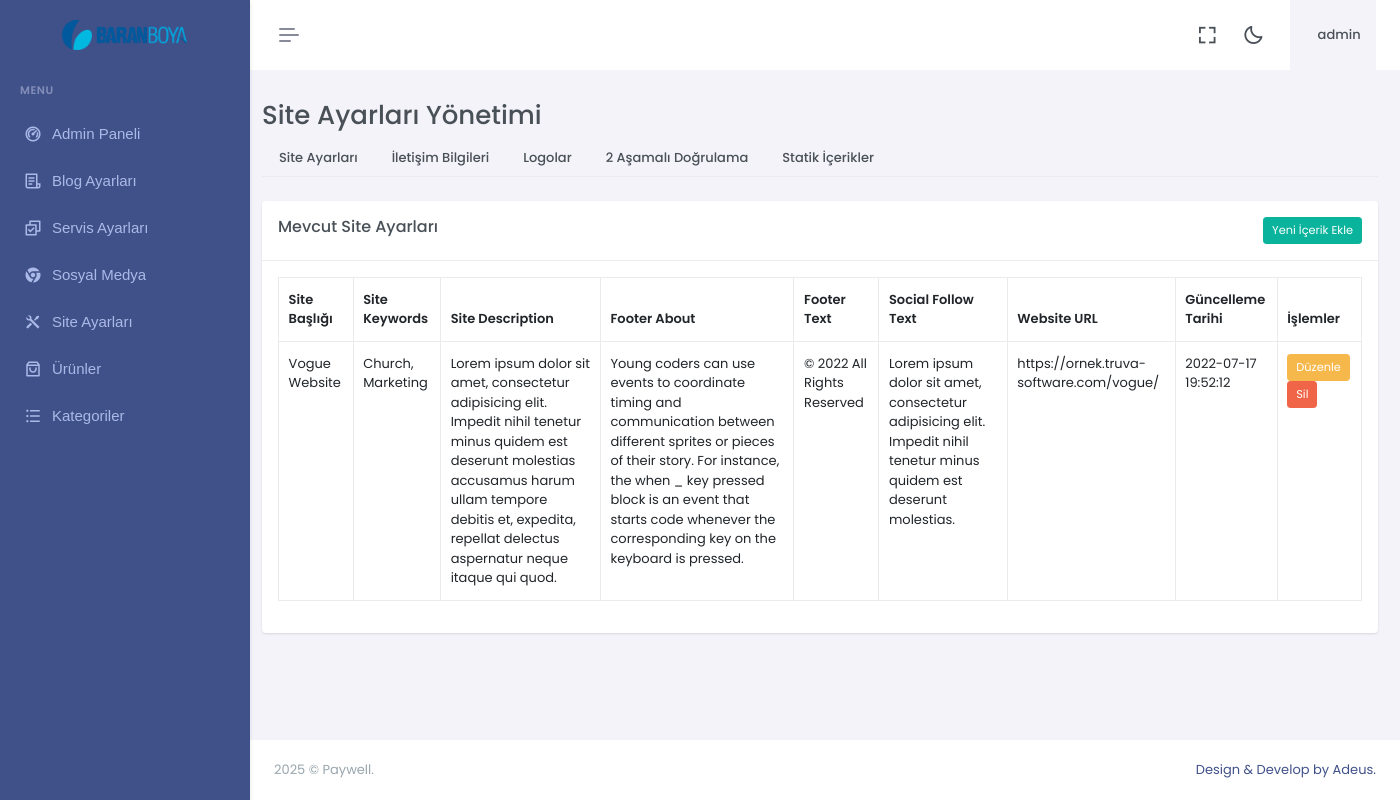
Before: /dashboard/sitesettings.php?action=site_config (signed in) with the older database file.
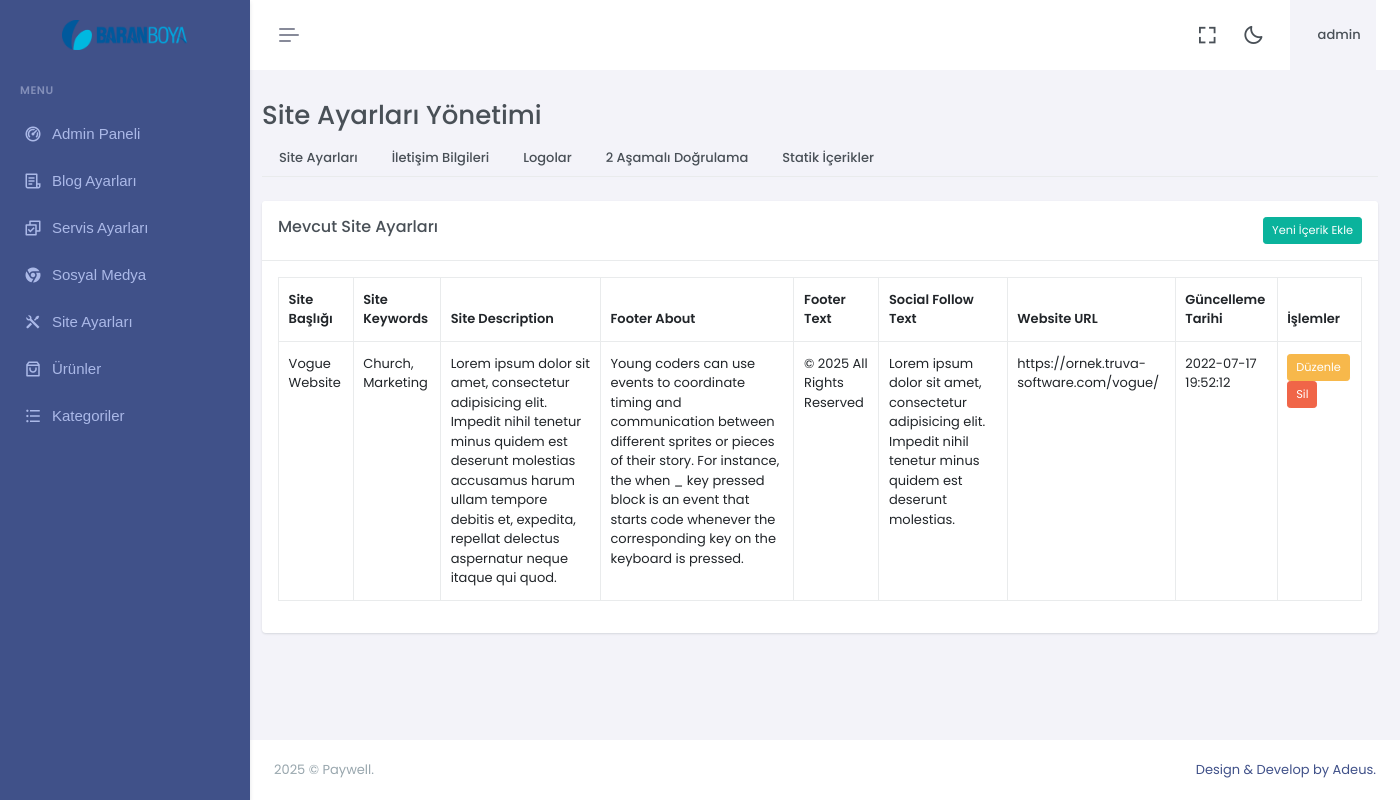
After: the same page with the newer database file.
### tables this page shows
CREATE TABLE `logo` (
  `id` int(11) NOT NULL,
  `logo` varchar(1000) NOT NULL,
  `updated_at` timestamp NOT NULL DEFAULT current_timestamp() ON UPDATE current_timestamp()
);

CREATE TABLE IF NOT EXISTS `siteconfig` (
  `id` int(11) NOT NULL,
  `site_keyword` varchar(1000) NOT NULL,
  `site_desc` varchar(500) NOT NULL,
  `site_title` varchar(300) NOT NULL,
  `site_about` varchar(1000) NOT NULL,
  `site_footer` varchar(1000) NOT NULL,
  `follow_text` varchar(1000) NOT NULL,
  `site_url` varchar(50) NOT NULL,
  `updated_at` timestamp NOT NULL DEFAULT current_timestamp() ON UPDATE current_timestamp()
);

### dashboard/sitesettings.php (the view, shortened to what this page needs)
<?php
include "header.php";
include "sidebar.php";
include "../z_db.php";
$action = isset($_GET['action']) ? $_GET['action'] : '';
$siteconfig = [];
$siteconfig_query = "SELECT * FROM siteconfig WHERE id = 1";
$siteconfig_result = mysqli_query($con, $siteconfig_query);
if ($siteconfig_result && mysqli_num_rows($siteconfig_result) > 0) {
    $siteconfig = mysqli_fetch_assoc($siteconfig_result);
}
?>
<div id="container-sitesettings"class="container mt-5">
    <h2 style="margin-top: 100px;">Site Ayarları Yönetimi</h2>
    <ul class="nav nav-tabs">
        <li class="nav-item">
            <a class="nav-link <?php echo ($action == 'edit_siteconfig') ? 'active' : ''; ?>" href="sitesettings.php?action=site_config">Site Ayarları</a>
        </li>
        <li class="nav-item">
            <a class="nav-link <?php echo ($action == 'edit_sitecontact') ? 'active' : ''; ?>" href="sitesettings.php?action=sitecontact">İletişim Bilgileri</a>
        </li>
        <li class="nav-item">
            <a class="nav-link <?php echo ($action == 'edit_logo') ? 'active' : ''; ?>" href="sitesettings.php?action=edit_logo">Logolar</a>
        </li>
        <li class="nav-item">
            <a class="nav-link <?php echo ($action == 'setup_2fa.php') ? 'active' : ''; ?>" href="sitesettings.php?action=setup_2fa.php">2 Aşamalı Doğrulama</a>
        </li>
        <li class="nav-item">
            <a class="nav-link <?php echo ($action == 'edit_static' || $action == 'add_static') ? 'active' : ''; ?>" href="sitesettings.php?action=edit_static">Statik İçerikler</a>
        </li>
    </ul>
    <div class="mt-4">
        <?php
        switch ($action) {
            ?>
            <?php
            case 'site_config':
            ?>
            <div class="card mt-4">
                <div class="card-header d-flex justify-content-between align-items-center">
                    <h5 class="card-title">Mevcut Site Ayarları</h5>
                    <a href="sitesettings.php?action=add_siteconfig" class="btn btn-sm btn-success">Yeni İçerik Ekle</a>
                </div>
                <div class="card-body">
                    <table class="table table-bordered">
                        <thead>
                            <tr>
                                <th>Site Başlığı</th>
                                <th>Site Keywords</th>
                                <th>Site Description</th>
                                <th>Footer About</th>
                                <th>Footer Text</th>
                                <th>Social Follow Text</th>
                                <th>Website URL</th>
                                <th>Güncelleme Tarihi</th>
                                <th>İşlemler</th>
                            </tr>
                        </thead>
                        <tbody>
                            <tr>
                                <td><?php echo htmlspecialchars($siteconfig['site_title'], ENT_QUOTES, 'UTF-8'); ?></td>
                                <td><?php echo htmlspecialchars($siteconfig['site_keyword'], ENT_QUOTES, 'UTF-8'); ?></td>
                                <td><?php echo htmlspecialchars($siteconfig['site_desc'], ENT_QUOTES, 'UTF-8'); ?></td>
                                <td><?php echo htmlspecialchars($siteconfig['site_about'], ENT_QUOTES, 'UTF-8'); ?></td>
                                <td><?php echo htmlspecialchars($siteconfig['site_footer'], ENT_QUOTES, 'UTF-8'); ?></td>
                                <td><?php echo htmlspecialchars($siteconfig['follow_text'], ENT_QUOTES, 'UTF-8'); ?></td>
                                <td><?php echo htmlspecialchars($siteconfig['site_url'], ENT_QUOTES, 'UTF-8'); ?></td>
                                <td><?php echo htmlspecialchars($siteconfig['updated_at'], ENT_QUOTES, 'UTF-8'); ?></td>
                                <td>
                                    <a href="sitesettings.php?action=edit_siteconfig" class="btn btn-sm btn-warning">Düzenle</a>
                                    <form action="sitesettings.php?action=delete_siteconfig" method="post" style="display:inline;">
                                        <button type="submit" class="btn btn-sm btn-danger" onclick="return confirm('Site ayarlarını silmek istediğinize emin misiniz?');">Sil</button>
                                    </form>
                                </td>
                            </tr>
                        </tbody>
                    </table>
                </div>
            </div>
            <?php
            break;
                    ?>
                <?php
        }
        ?>
    </div>
</div>
<?php include "footer.php"; ?>
</body>
</html>

### dashboard/header.php (shortened to what this page needs)
<?php
if (isset($_SESSION['username'])) {
 $username = $_SESSION['username'];
}
 else {
    print "
				<script language='javascript'>
					window.location = 'login.php';
				</script>
			";
}
?>
<!doctype html>
<html lang="en" data-layout="vertical" data-topbar="light" data-sidebar="dark" data-sidebar-size="lg" data-sidebar-image="none">
<head>
    <link href="assets/libs/jsvectormap/css/jsvectormap.min.css" rel="stylesheet" type="text/css" />
    <link href="assets/libs/swiper/swiper-bundle.min.css" rel="stylesheet" type="text/css" />
    <link href="assets/css/bootstrap.min.css" rel="stylesheet" type="text/css" />
    <link href="assets/css/icons.min.css" rel="stylesheet" type="text/css" />
    <link href="assets/css/app.min.css" rel="stylesheet" type="text/css" />
    <link href="assets/css/custom.min.css" rel="stylesheet" />
</head>
<body>
    <div id="layout-wrapper">
        <header id="page-topbar">
    <div class="layout-width">
        <div class="navbar-header">
            <div class="d-flex">
                <button type="button" class="btn btn-sm px-3 fs-16 header-item vertical-menu-btn topnav-hamburger"
                    id="topnav-hamburger-icon">
                    <span class="hamburger-icon">
                        <span></span>
                        <span></span>
                        <span></span>
                    </span>
                </button>
            </div>
            <div class="d-flex align-items-center">
                <div class="ms-1 header-item d-none d-sm-flex">
                    <button type="button" class="btn btn-icon btn-topbar btn-ghost-secondary rounded-circle"
                        data-toggle="fullscreen">
                        <i class='bx bx-fullscreen fs-22'></i>
                    </button>
                </div>
                <div class="ms-1 header-item d-none d-sm-flex">
                    <button type="button"
                        class="btn btn-icon btn-topbar btn-ghost-secondary rounded-circle light-dark-mode">
                        <i class='bx bx-moon fs-22'></i>
                    </button>
                </div>
                <div class="dropdown ms-sm-3 header-item topbar-user">
                    <button type="button" class="btn" id="page-header-user-dropdown" data-bs-toggle="dropdown"
                        aria-haspopup="true" aria-expanded="false">
                        <span class="d-flex align-items-center">
                            <span class="text-start ms-xl-2">
                                <span class="d-none d-xl-inline-block ms-1 fw-medium user-name-text"><?php print $username;?></span>
                            </span>
                        </span>
                    </button>
                </div>
            </div>
        </div>
    </div>
</header>

### dashboard/sidebar.php (shortened to what this page needs)
<?php
include"../z_db.php";
?>
<div class="app-menu navbar-menu">
  <div class="navbar-brand-box">
<?php
    $rr=mysqli_query($con,"SELECT logo FROM logo");
$r = mysqli_fetch_row($rr);
$ufile = $r[0];
?>
    <a href="home" class="logo logo-light">
      <span class="logo-lg">
        <img src="../assets/img/logo/<?php print $ufile?>" alt="" height="30">
      </span>
    </a>
  </div>
  <div id="scrollbar">
    <div class="container-fluid">
      <ul class="navbar-nav" id="navbar-nav">
        <li class="menu-title"><span data-key="t-menu">Menu</span></li>
        <li class="nav-item">
                <a href="dashboard" class="nav-link" data-key="t-analytics">  <i class="ri-dashboard-2-line"></i> <span data-key="t-dashboards"> Admin Paneli </span></a>
              </li>
              <li class="nav-item">
                            <a class="nav-link menu-link" href="blog" role="button" aria-expanded="true" aria-controls="sidebarLanding">
                                <i class="ri-file-list-3-line"></i> <span data-key="t-landing">Blog Ayarları</span>
                            </a>
                        </li>
              <li class="nav-item">
                            <a class="nav-link menu-link" href="services"  role="button" aria-expanded="true" aria-controls="sidebarLanding">
                                <i class="ri-checkbox-multiple-line"></i> <span data-key="t-landing">Servis Ayarları</span>
                            </a>
                        </li>
                        <li class="nav-item">
                            <a class="nav-link menu-link" href="socials"  role="button" aria-expanded="true" aria-controls="sidebarLanding">
                                <i class="ri-chrome-fill"></i> <span data-key="t-landing">Sosyal Medya</span>
                            </a>
                        </li>
                        <li class="nav-item">
                            <a class="nav-link menu-link" href="sitesettings.php?action=site_config"  role="button" aria-expanded="true" aria-controls="sidebarLanding">
                                <i class="ri-tools-fill"></i> <span data-key="t-landing"> Site Ayarları </span>
                            </a>
                        </li>
                        <li class="nav-item">
                          <a class="nav-link menu-link" href="products" role="button" aria-expanded="true" aria-controls="sidebarLanding">
                            <i class="ri-shopping-bag-3-line"></i> <span data-key="t-landing"> Ürünler </span>
                          </a>
                        </li>
                        <li class="nav-item">
                          <a class="nav-link menu-link" href="categorys" role="button" aria-expanded="true" aria-controls="sidebarLanding">
                            <i class="ri-list-unordered"></i> <span data-key="t-landing"> Kategoriler </span>
                          </a>
                        </li>
      </ul>
    </div>
  </div>
  <div class="sidebar-background"></div>
</div>

### dashboard/footer.php (shortened to what this page needs)
    <footer class="footer">
        <div class="container-fluid">
            <div class="row">
                <div class="col-sm-6">
                    <script>document.write(new Date().getFullYear())</script> © Paywell.
                </div>
                <div class="col-sm-6">
                    <div class="text-sm-end d-none d-sm-block">
                        <a href="https://github.com/devmustafaulutas/vogue">
                            Design & Develop by Adeus.
                        </a>
                    </div>
                </div>
            </div>
        </div>
    </footer>
</div>
</body>
</html>

Changed rows visible on the page:
changed siteconfig "Vogue Website": site_footer "© 2022 All Rights Reserved" → "© 2025 All Rights Reserved"
